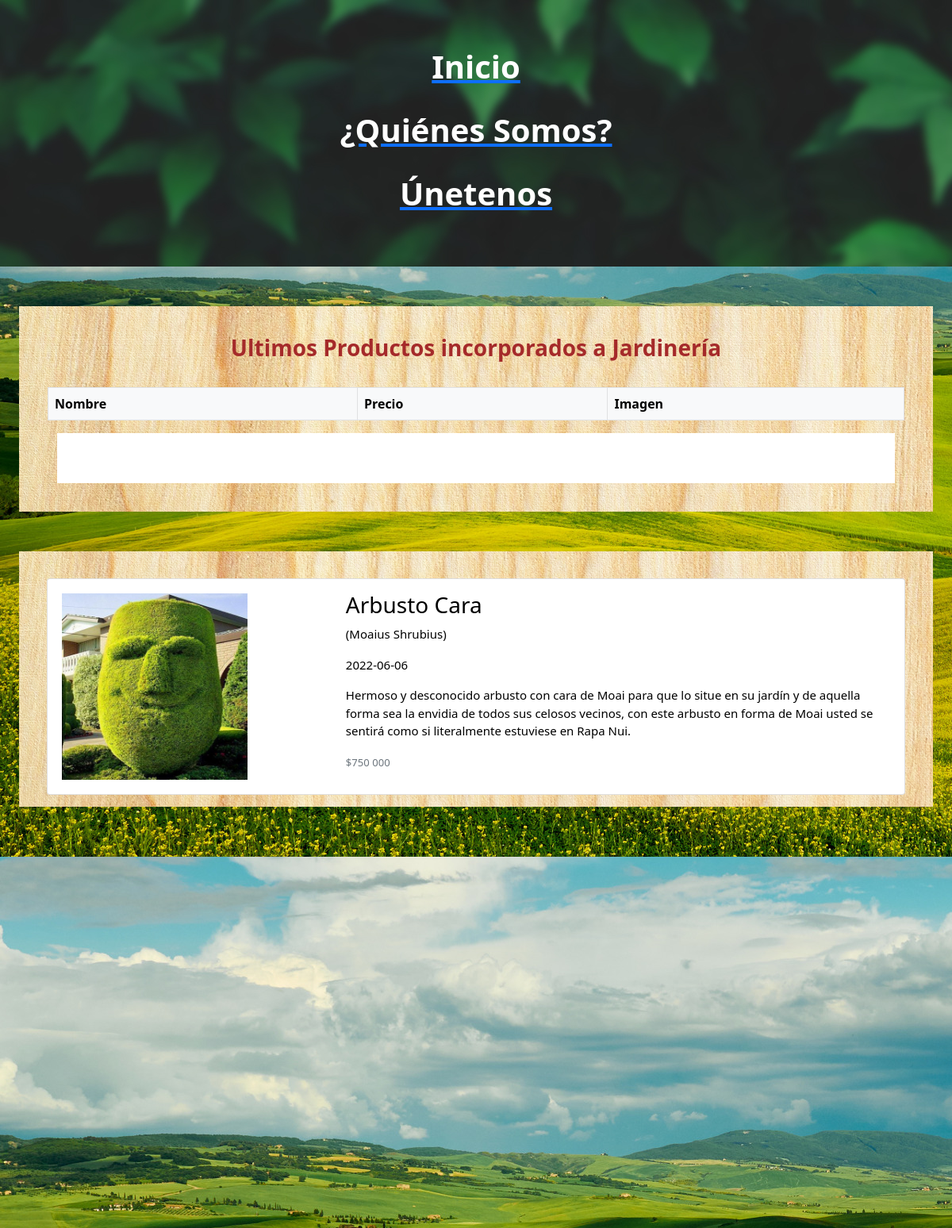
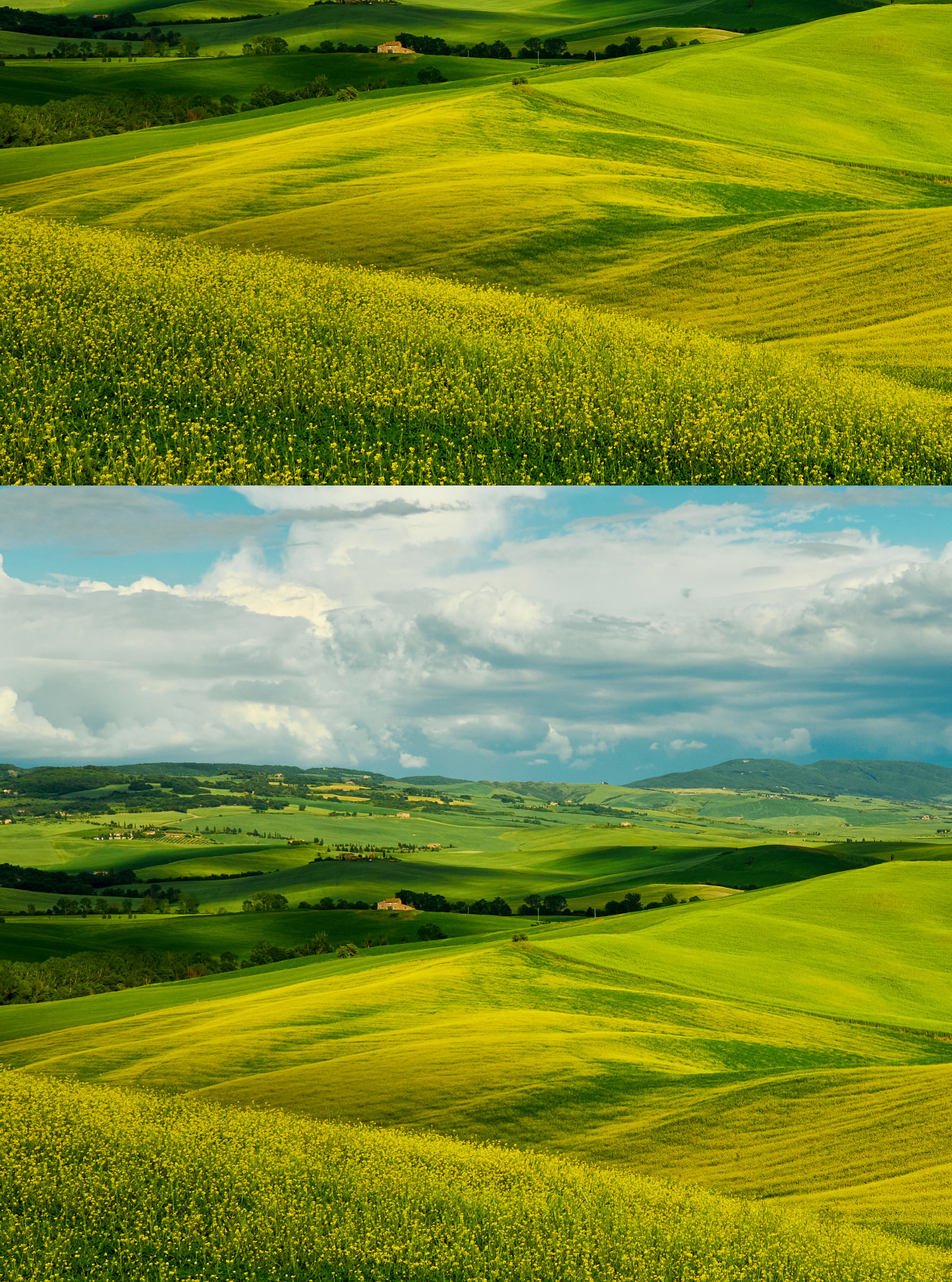
/productos/ (upper part), run on the app's committed database (2 pictures, top to bottom).
### app/models.py (models this page shows, shortened)
class Producto(models.Model): #PRODUCTO = NOMBRE, ESPECIE, DESCRIPCION, PRECIO, NOVEDAD, TIPO, FECHA DE ENTRADA A TIENDA
    nombre = models.CharField(max_length=50)
    especie = models.CharField(max_length=50)
    descripcion = models.TextField()
    precio = models.IntegerField()
    novedad = models.BooleanField()
    tipo = models.ForeignKey(Tipo, on_delete=models.PROTECT)
    fecha_entrada = models.DateField()
    imagen = models.ImageField(upload_to="productos", null=True)

### app/views.py (the view)
# urls.py: path('productos/', productos, name="productos"),
def productos(request):
    productos = Producto.objects.all()
    data = {
        'productos': productos
    }
    return render(request, 'app/productos.html', data)

### app/templates/app/productos.html (shortened to what this page needs)
<!DOCTYPE html>
<html lang="EN">
<head>
    {% load static %}
    <link rel="stylesheet" href="{% static 'app/P1Css/Css2.css' %}">
    <link href="https://cdn.jsdelivr.net/npm/bootstrap@5.1.3/dist/css/bootstrap.min.css" rel="stylesheet"
>
</head>
<body>
    <div id="banner">
        <a href="{% url 'home' %}">
            <h1 style="font-weight: bolder;">Inicio</h1>
        </a>
        <br>
        <a href="{% url 'home' %}#nosotros">
            <h1 style="font-weight: bolder;">¿Quiénes Somos?</h1>
        </a>
        <br>
        <a href="{% url 'formulario' %}">
            <h1 style="font-weight: bolder;">Únetenos</h1>
        </a>
    </div>
    <div id="api">
        <div class="container">
            <div class="row mb-12">
                <h3 style="font-weight: bolder; color: brown;">
                    <center>Ultimos Productos incorporados a Jardinería</center>
                </h3>
            </div>
            <br>
            <div class="row mb-12">
                <table class="table table-bordered" id="categorias">
                    <thead class="table-light">
                        <tr>
                            <th scope="col">Nombre</th>
                            <th scope="col">Precio</th>
                            <th scope="col">Imagen</th>
                        </tr>
                    </thead>
                </table>
            </div>
            <div id="tabla">
            </div>
        </div>
    </div>
    {% load humanize %}
    <div id="productos">
        {% for p in productos %}
        <div class="prodasd">
            <div class="row">
                <div class="col-md-12">
                    <div id="tierra1">
                        <div class="card mb-3" style="max-width: 100%;">
                            <div class="row g-0">
                                <div class="col-md-4">
                                    {% if p.imagen %}
                                    <img src="{{ p.imagen.url }}" class="img-fluid rounded-start"
                                        alt="Producto Destacado">
                                    {% endif %}
                                </div>
                                <div class="col-md-8">
                                    <div class="card-body">
                                        <h3 class="card-title">{{ p.nombre | capfirst }}</h3>
                                        <p class="card-text">{{ p.especie | title }}</p>
                                        <p class="card-text">{{ p.fecha_entrada | capfirst }}</p>
                                        <p class="card-text">{{ p.descripcion | capfirst }}</p>
                                        <p class="card-text"><small
                                                class="text-muted">${{ p.precio | intcomma }}</small></p>
                                    </div>
                                </div>
                            </div>
                        </div>
                        <a href="{% url 'home' %}">
                            <h2>Volver</h2>
                        </a>
                    </div>
                </div>
            </div>
        </div><br>
        {% endfor %}
    </div>
</body>
</html>

### app/static/app/P1Css/Css2.css (style rules this page uses)
#banner { background-color: rgb(65, 150, 65); color: white; padding: 5%; margin-bottom: 50px; box-sizing: border-box; text-align: center; background-image: url('../P1Img/BG1.jpg'); background-attachment: scroll; }
h1 { color: white; }
h2 { text-align: center; text-decoration: none; }
p { font-size: 15px; }
#productos { margin-left: 2%; margin-right: 2%; }
#arbusto1, #arbusto2, #arbusto3, #arbusto4, #flor1, #flor2, #flor3, #flor4, #macetero1, #macetero2, #tierra1, #tierra2, #prodasd { background-color: rgb(255, 245, 230); color: black; opacity: 100%; padding: 3%; box-sizing: border-box; background-image: url('../P1Img/WP3.jpg'); background-attachment: scroll; }
#api { background-color: rgb(255, 245, 230); color: black; padding: 3%; margin-bottom: 50px; margin-left: 2%; margin-right: 2%; box-sizing: border-box; background-image: url('../P1Img/WP3.jpg'); background-attachment: scroll; }
#tabla { background-color: rgb(255, 255, 255); padding: 3%; }
img { width: 75%; height: auto; padding: 5%; box-sizing: border-box; }
body { background-color: rgb(220, 255, 200); background-image: url('../P1Img/Jardin1.jpg'); background-attachment: fixed; font-family: sans-serif; }

### data on the page
Producto: imagen (picture), nombre "Arbusto Cara", especie "(Moaius Shrubius)", fecha_entrada "2022-06-06", descripcion "Hermoso y desconocido arbusto con cara de Moai para que lo situe en su jardín y de aquella forma sea la envidia de todos sus celosos vecinos, con este arbusto en forma de Moai usted se sentirá como si literalmente estuviese en Rapa Nui.", precio "750 000"
Producto: imagen (picture), nombre "Arbusto Perro", especie "(Pupperino Busherino)", fecha_entrada "2022-06-06", descripcion "Con este Arbusto en forma de perro ya no necesitará de un perro real, porque este arbusto en forma de perro intimida hasta el mas asqueroso malhechor asi que despreocupese y obtenga este maravilloso arbusto canino y asi será el mas envidiado (y ptotejido) de su vecindario.", precio "500 000"
Producto: imagen (picture), nombre "Flores Bailarinas", especie "(Impatiens Bequaertii)", fecha_entrada "2022-06-06", descripcion "Estas pequeñas bellezas son una de las flores más raras que existen y resultan bastante difíciles de encontrar incluso para el coleccionista de plantas más decidido. Apodadas por su parecido con bailarinas vestidas, estas diminutas flores son originarias de África Oriental y vienen en blanco y rosa claro. La planta en sí es bastante pequeña, crece hasta aproximadamente un pie de ancho y tiene flores que alcanzan un máximo de ½ \"de largo. Las bailarinas se arrastran y trepan, por lo que son complementos encantadores para las macetas colgantes donde puedes disfrutar de sus fabulosas flores a la altura de los ojos. Las bailarinas echarán raíces dondequiera que toquen la tierra, y son…", precio "200 000"
Producto: imagen (picture), nombre "Flor de la Pasión", especie "(Passiflora Incarnata)", fecha_entrada "2022-06-06", descripcion "La Flor de la Pasión tiene más de 400 variedades diferentes y es conocida como la Flor del Reloj en India y Japón. Cuando los misioneros españoles lo encontraron por primera vez, se le dio su nombre debido a su similitud con los elementos de la historia de la crucifixión de Jesús, que también se llama \"La Pasión\". La Flor de la Pasión produce un aroma increíble que se usa comercialmente, así como una fruta sabrosa, que se usa en condimentos para varios platos culinarios diferentes. ¿Sabías que la flor de la pasión es una fuente de alimento para orugas y mariposas y se cultiva regularmente en granjas de mariposas? ¡Pulcro!", precio "250 000"
Producto: imagen (picture), nombre "Lirio Fogoso", especie "(Gloriosa Superba)", fecha_entrada "2020-11-26", descripcion "Una de las verdaderas bellezas exquisitas de la naturaleza es Flame Lily o Glory Lily, como se le conoce en hindi. Esta planta perenne es tanto trepadora como trepadora y agrega intriga donde sea que crezca. El Flame Lily prospera en muchas partes del mundo y se propaga ampliamente como una preciada adición ornamental a los jardines de flores. Como casi todos los lirios, el Flame Lily se considera venenoso para los humanos y los animales (¡especialmente los gatos!), Por lo tanto, si insiste en cultivarlo, asegúrese de tomar las precauciones adecuadas. Un hecho divertido sobre Flame Lily es que en realidad se considera una hierba que prospera naturalmente en condiciones costeras arenosas.…", precio "260 000"
